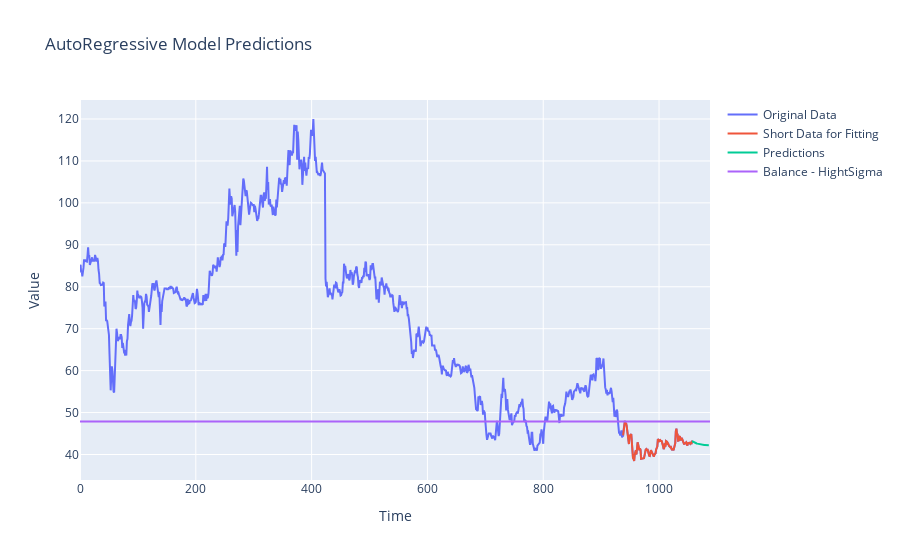

Write notebook code for a chart like this one.
### Code cell
mod_op = AutoReg(data_short, lags=1)
res_op = mod_op.fit()
predictions_op = res_op.predict(start=len(data_short), end=len(data_short) + 29)  # Adjusted end index

fig_fit = go.Figure()

# Plot original data
fig_fit.add_trace(go.Scatter(x=np.arange(len(VHM)), y=VHM['VND'], mode='lines', name='Original Data'))

# Plot the shorter data used for fitting the model
x_data_short = np.arange(len(VHM) - total, len(VHM))
fig_fit.add_trace(go.Scatter(x=x_data_short, y=data_short, mode='lines', name='Short Data for Fitting'))

# Plot predicted values
x_predict = np.arange(x_data_short[-1], x_data_short[-1] + 31)
fig_fit.add_trace(go.Scatter(x=x_predict, y=predictions_op, mode='lines', name='Predictions'))

fig_fit.add_trace(go.Scatter(x=[0, len(VHM)+30], y=[47.86, 47.86],
                    mode='lines',
                    name='Balance - HightSigma'))


fig_fit.update_layout(title='AutoRegressive Model Predictions', xaxis_title='Time', yaxis_title='Value')

fig_fit.show()

### Figure 1 — Plotly figure (JSON) as saved in the notebook; plotly's stock layout.template omitted (floating-point values rounded to 4 significant figures; data arrays with more than 128 entries replaced by an {"elided": "..."} marker saying what was removed)
{"data": [{"mode": "lines", "name": "Original Data", "type": "scatter", "x": {"elided": "1058 int values"}, "y": {"elided": "1058 float values"}}, {"mode": "lines", "name": "Short Data for Fitting", "type": "scatter", "x": [938, 939, 940, 941, 942, 943, 944, 945, 946, 947, 948, 949, 950, 951, 952, 953, 954, 955, 956, 957, 958, 959, 960, 961, 962, 963, 964, 965, 966, 967, 968, 969, 970, 971, 972, 973, 974, 975, 976, 977, 978, 979, 980, 981, 982, 983, 984, 985, 986, 987, 988, 989, 990, 991, 992, 993, 994, 995, 996, 997, 998, 999, 1000, 1001, 1002, 1003, 1004, 1005, 1006, 1007, 1008, 1009, 1010, 1011, 1012, 1013, 1014, 1015, 1016, 1017, 1018, 1019, 1020, 1021, 1022, 1023, 1024, 1025, 1026, 1027, 1028, 1029, 1030, 1031, 1032, 1033, 1034, 1035, 1036, 1037, 1038, 1039, 1040, 1041, 1042, 1043, 1044, 1045, 1046, 1047, 1048, 1049, 1050, 1051, 1052, 1053, 1054, 1055, 1056, 1057], "y": [44.55, 46.05, 47, 48, 47.4, 47.55, 46.9, 45.55, 44.5, 43.3, 42.5, 44.5, 44.5, 44.6, 44.9, 41.8, 39.2, 39.2, 39, 38.45, 39.95, 40.5, 41, 40, 41, 42.9, 42.3, 41.35, 41, 41.45, 41.15, 38.95, 38.95, 39.1, 39, 39, 39.1, 39.8, 40.75, 41.2, 41.3, 40.9, 41.3, 40.5, 40.45, 39.7, 39.65, 41, 41.05, 40.75, 40.3, 39.9, 39.9, 39.5, 39.95, 40.2, 40.3, 41.2, 41.9, 41.9, 43.7, 43.2, 43, 43.4, 43.45, 43.1, 43.35, 43, 42.7, 42, 41.3, 41.6, 42.65, 41.9, 43.2, 43.05, 43, 42.35, 42.5, 42.1, 42, 41.8, 42, 41.5, 41.2, 41.2, 41.25, 41, 41.8, 41.95, 42.7, 45.55, 46.15, 45, 44.8, 43.3, 43.35, 44.2, 44.4, 43.4, 43.95, 43.95, 43.65, 43.1, 43.2, 42.55, 42.55, 42.7, 42.95, 42.9, 42.4, 42.1, 42.9, 42.5, 42.9, 42.8, 42.55, 42.75, 42.5, 43.3]}, {"mode": "lines", "name": "Predictions", "type": "scatter", "x": [1057, 1058, 1059, 1060, 1061, 1062, 1063, 1064, 1065, 1066, 1067, 1068, 1069, 1070, 1071, 1072, 1073, 1074, 1075, 1076, 1077, 1078, 1079, 1080, 1081, 1082, 1083, 1084, 1085, 1086, 1087], "y": [43.2, 43.1, 43.01, 42.94, 42.86, 42.8, 42.74, 42.68, 42.64, 42.59, 42.55, 42.51, 42.48, 42.45, 42.42, 42.39, 42.37, 42.35, 42.33, 42.31, 42.3, 42.28, 42.27, 42.25, 42.24, 42.23, 42.22, 42.22, 42.21, 42.2]}, {"mode": "lines", "name": "Balance - HightSigma", "type": "scatter", "x": [0, 1088], "y": [47.86, 47.86]}], "layout": {"title": {"text": "AutoRegressive Model Predictions"}, "xaxis": {"title": {"text": "Time"}}, "yaxis": {"title": {"text": "Value"}}}}
